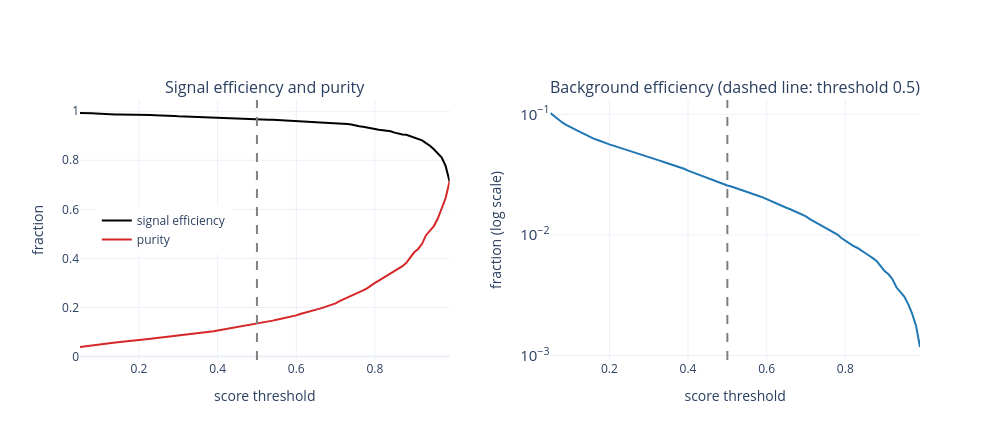

Write notebook code for a chart like this one.
### Markdown cell above
## 17. Ponto de operação

O limiar 0,5 é um ponto de operação entre muitos possíveis. Variar o limiar do score troca eficiência de sinal por pureza. A varredura abaixo calcula, para cada limiar, a eficiência de sinal, a eficiência de background e a pureza no conjunto de teste.

### Code cell
limiares = np.linspace(0.05, 0.99, 95)
varredura = pd.DataFrame(
    [eficiencias(yhat > t) for t in limiares],
    columns=['eficiência de sinal', 'eficiência de background', 'pureza'],
    index=pd.Index(limiares, name='limiar'),
)

fig = make_subplots(rows=1, cols=2, horizontal_spacing=0.12,
                    subplot_titles=('Signal efficiency and purity', 'Background efficiency (dashed line: threshold 0.5)'))
fig.add_trace(go.Scatter(x=limiares, y=varredura['eficiência de sinal'], name='signal efficiency',
                         line=dict(color='black', width=2)), row=1, col=1)
fig.add_trace(go.Scatter(x=limiares, y=varredura['pureza'], name='purity',
                         line=dict(color='#d62728', width=2)), row=1, col=1)
fig.add_trace(go.Scatter(x=limiares, y=varredura['eficiência de background'], name='background efficiency',
                         line=dict(color='#1f77b4', width=2), showlegend=False), row=1, col=2)
for col in (1, 2):
    fig.add_vline(x=0.5, line_dash='dash', line_color='gray', row=1, col=col)
fig.update_yaxes(title_text='fraction', row=1, col=1)
fig.update_yaxes(type='log', dtick=1, exponentformat='power', title_text='fraction (log scale)', row=1, col=2)
fig.update_xaxes(title_text='score threshold')
fig.update_layout(width=1000, height=440, legend=dict(x=0.02, y=0.5, xanchor='left'))
fig.show()
